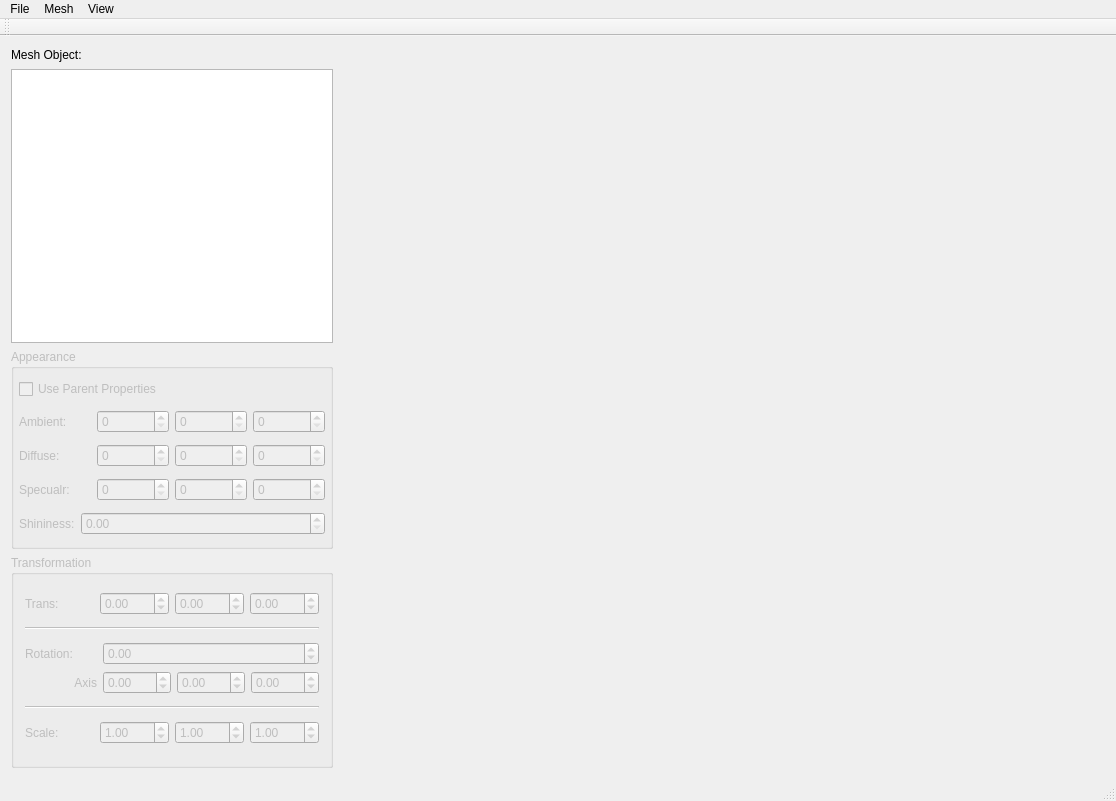
<?xml version="1.0" encoding="UTF-8"?>
<ui version="4.0">
 <class>ModelAgencyMainWindow</class>
 <widget class="QMainWindow" name="ModelAgencyMainWindow">
  <property name="geometry">
   <rect>
    <x>0</x>
    <y>0</y>
    <width>1116</width>
    <height>801</height>
   </rect>
  </property>
  <property name="minimumSize">
   <size>
    <width>1116</width>
    <height>801</height>
   </size>
  </property>
  <property name="windowTitle">
   <string>Model Agency</string>
  </property>
  <widget class="QWidget" name="centralWidget">
   <layout class="QHBoxLayout" name="horizontalLayout_4">
    <item>
     <layout class="QVBoxLayout" name="verticalLayout">
      <item>
       <widget class="QLabel" name="label">
        <property name="sizePolicy">
         <sizepolicy hsizetype="Fixed" vsizetype="Fixed">
          <horstretch>0</horstretch>
          <verstretch>0</verstretch>
         </sizepolicy>
        </property>
        <property name="minimumSize">
         <size>
          <width>83</width>
          <height>16</height>
         </size>
        </property>
        <property name="text">
         <string>Mesh Object:</string>
        </property>
        <property name="buddy">
         <cstring>treeView</cstring>
        </property>
       </widget>
      </item>
      <item>
       <widget class="QTreeView" name="treeView">
        <property name="sizePolicy">
         <sizepolicy hsizetype="Fixed" vsizetype="Expanding">
          <horstretch>0</horstretch>
          <verstretch>0</verstretch>
         </sizepolicy>
        </property>
        <property name="minimumSize">
         <size>
          <width>322</width>
          <height>273</height>
         </size>
        </property>
        <property name="maximumSize">
         <size>
          <width>322</width>
          <height>16777215</height>
         </size>
        </property>
       </widget>
      </item>
      <item>
       <widget class="QGroupBox" name="appearanceGroupBox">
        <property name="enabled">
         <bool>false</bool>
        </property>
        <property name="sizePolicy">
         <sizepolicy hsizetype="Fixed" vsizetype="Expanding">
          <horstretch>0</horstretch>
          <verstretch>0</verstretch>
         </sizepolicy>
        </property>
        <property name="minimumSize">
         <size>
          <width>322</width>
          <height>200</height>
         </size>
        </property>
        <property name="maximumSize">
         <size>
          <width>322</width>
          <height>200</height>
         </size>
        </property>
        <property name="title">
         <string>Appearance</string>
        </property>
        <layout class="QVBoxLayout" name="verticalLayout_3">
         <property name="leftMargin">
          <number>5</number>
         </property>
         <property name="topMargin">
          <number>5</number>
         </property>
         <property name="rightMargin">
          <number>5</number>
         </property>
         <property name="bottomMargin">
          <number>5</number>
         </property>
         <item>
          <widget class="QCheckBox" name="materialUseParentCheckBox">
           <property name="sizePolicy">
            <sizepolicy hsizetype="Minimum" vsizetype="Fixed">
             <horstretch>0</horstretch>
             <verstretch>0</verstretch>
            </sizepolicy>
           </property>
           <property name="text">
            <string>Use Parent Properties</string>
           </property>
          </widget>
         </item>
         <item>
          <layout class="QHBoxLayout" name="horizontalLayout_9">
           <item>
            <widget class="QLabel" name="label_7">
             <property name="text">
              <string>Ambient:</string>
             </property>
             <property name="buddy">
              <cstring>ambRSpinBox</cstring>
             </property>
            </widget>
           </item>
           <item>
            <widget class="QSpinBox" name="ambRSpinBox">
             <property name="toolTip">
              <string>Red component (0 - 255)</string>
             </property>
             <property name="maximum">
              <number>255</number>
             </property>
             <property name="value">
              <number>0</number>
             </property>
            </widget>
           </item>
           <item>
            <widget class="QSpinBox" name="ambGSpinBox">
             <property name="toolTip">
              <string>Green component (0 - 255)</string>
             </property>
             <property name="maximum">
              <number>255</number>
             </property>
             <property name="value">
              <number>0</number>
             </property>
            </widget>
           </item>
           <item>
            <widget class="QSpinBox" name="ambBSpinBox">
             <property name="toolTip">
              <string>Blue component (0 - 255)</string>
             </property>
             <property name="maximum">
              <number>255</number>
             </property>
             <property name="value">
              <number>0</number>
             </property>
            </widget>
           </item>
          </layout>
         </item>
         <item>
          <layout class="QHBoxLayout" name="horizontalLayout_3">
           <item>
            <widget class="QLabel" name="label_5">
             <property name="text">
              <string>Diffuse:</string>
             </property>
             <property name="buddy">
              <cstring>diffRSpinBox</cstring>
             </property>
            </widget>
           </item>
           <item>
            <widget class="QSpinBox" name="diffRSpinBox">
             <property name="toolTip">
              <string>Red component (0 - 255)</string>
             </property>
             <property name="maximum">
              <number>255</number>
             </property>
             <property name="value">
              <number>0</number>
             </property>
            </widget>
           </item>
           <item>
            <widget class="QSpinBox" name="diffGSpinBox">
             <property name="toolTip">
              <string>Green component (0 - 255)</string>
             </property>
             <property name="maximum">
              <number>255</number>
             </property>
             <property name="value">
              <number>0</number>
             </property>
            </widget>
           </item>
           <item>
            <widget class="QSpinBox" name="diffBSpinBox">
             <property name="toolTip">
              <string>Blue component (0 - 255)</string>
             </property>
             <property name="maximum">
              <number>255</number>
             </property>
             <property name="value">
              <number>0</number>
             </property>
            </widget>
           </item>
          </layout>
         </item>
         <item>
          <layout class="QHBoxLayout" name="horizontalLayout_8">
           <item>
            <widget class="QLabel" name="label_6">
             <property name="text">
              <string>Specualr:</string>
             </property>
             <property name="buddy">
              <cstring>specRSpinBox</cstring>
             </property>
            </widget>
           </item>
           <item>
            <widget class="QSpinBox" name="specRSpinBox">
             <property name="toolTip">
              <string>Red component (0 - 255)</string>
             </property>
             <property name="maximum">
              <number>255</number>
             </property>
             <property name="value">
              <number>0</number>
             </property>
            </widget>
           </item>
           <item>
            <widget class="QSpinBox" name="specGSpinBox">
             <property name="toolTip">
              <string>Green component (0 - 255)</string>
             </property>
             <property name="maximum">
              <number>255</number>
             </property>
             <property name="value">
              <number>0</number>
             </property>
            </widget>
           </item>
           <item>
            <widget class="QSpinBox" name="specBSpinBox">
             <property name="toolTip">
              <string>Blue component (0 - 255)</string>
             </property>
             <property name="maximum">
              <number>255</number>
             </property>
             <property name="value">
              <number>0</number>
             </property>
            </widget>
           </item>
          </layout>
         </item>
         <item>
          <layout class="QHBoxLayout" name="horizontalLayout_5">
           <item>
            <widget class="QLabel" name="label_2">
             <property name="sizePolicy">
              <sizepolicy hsizetype="Fixed" vsizetype="Preferred">
               <horstretch>0</horstretch>
               <verstretch>0</verstretch>
              </sizepolicy>
             </property>
             <property name="text">
              <string>Shininess:</string>
             </property>
             <property name="buddy">
              <cstring>shineSpinBox</cstring>
             </property>
            </widget>
           </item>
           <item>
            <widget class="QDoubleSpinBox" name="shineSpinBox">
             <property name="maximum">
              <double>2048.000000000000000</double>
             </property>
             <property name="singleStep">
              <double>0.100000000000000</double>
             </property>
             <property name="value">
              <double>0.000000000000000</double>
             </property>
            </widget>
           </item>
          </layout>
         </item>
        </layout>
       </widget>
      </item>
      <item>
       <widget class="QGroupBox" name="transformationGroupBox">
        <property name="enabled">
         <bool>false</bool>
        </property>
        <property name="sizePolicy">
         <sizepolicy hsizetype="Fixed" vsizetype="Fixed">
          <horstretch>0</horstretch>
          <verstretch>0</verstretch>
         </sizepolicy>
        </property>
        <property name="minimumSize">
         <size>
          <width>322</width>
          <height>213</height>
         </size>
        </property>
        <property name="maximumSize">
         <size>
          <width>322</width>
          <height>213</height>
         </size>
        </property>
        <property name="title">
         <string>Transformation</string>
        </property>
        <layout class="QVBoxLayout" name="verticalLayout_7">
         <item>
          <layout class="QHBoxLayout" name="horizontalLayout_7">
           <item>
            <widget class="QLabel" name="translationLabel">
             <property name="text">
              <string>Trans:</string>
             </property>
             <property name="buddy">
              <cstring>translationXSpinBox</cstring>
             </property>
            </widget>
           </item>
           <item>
            <widget class="QDoubleSpinBox" name="translationXSpinBox">
             <property name="minimum">
              <double>-999.990000000000009</double>
             </property>
             <property name="maximum">
              <double>999.990000000000009</double>
             </property>
             <property name="singleStep">
              <double>0.010000000000000</double>
             </property>
            </widget>
           </item>
           <item>
            <widget class="QDoubleSpinBox" name="translationYSpinBox">
             <property name="minimum">
              <double>-999.990000000000009</double>
             </property>
             <property name="maximum">
              <double>999.990000000000009</double>
             </property>
             <property name="singleStep">
              <double>0.010000000000000</double>
             </property>
            </widget>
           </item>
           <item>
            <widget class="QDoubleSpinBox" name="translationZSpinBox">
             <property name="minimum">
              <double>-999.990000000000009</double>
             </property>
             <property name="maximum">
              <double>999.990000000000009</double>
             </property>
             <property name="singleStep">
              <double>0.010000000000000</double>
             </property>
            </widget>
           </item>
          </layout>
         </item>
         <item>
          <widget class="Line" name="line">
           <property name="orientation">
            <enum>Qt::Horizontal</enum>
           </property>
          </widget>
         </item>
         <item>
          <layout class="QGridLayout" name="gridLayout">
           <item row="0" column="1">
            <widget class="QDoubleSpinBox" name="rotationAngleSpinBox">
             <property name="minimum">
              <double>-180.000000000000000</double>
             </property>
             <property name="maximum">
              <double>180.000000000000000</double>
             </property>
             <property name="singleStep">
              <double>1.000000000000000</double>
             </property>
            </widget>
           </item>
           <item row="1" column="0">
            <widget class="QLabel" name="rotPivotLabel">
             <property name="sizePolicy">
              <sizepolicy hsizetype="Expanding" vsizetype="Preferred">
               <horstretch>0</horstretch>
               <verstretch>0</verstretch>
              </sizepolicy>
             </property>
             <property name="text">
              <string>Axis</string>
             </property>
             <property name="alignment">
              <set>Qt::AlignRight|Qt::AlignTrailing|Qt::AlignVCenter</set>
             </property>
             <property name="buddy">
              <cstring>rotaiotnXSpinBox</cstring>
             </property>
            </widget>
           </item>
           <item row="1" column="1">
            <layout class="QHBoxLayout" name="horizontalLayout_2">
             <item>
              <widget class="QDoubleSpinBox" name="rotaiotnXSpinBox">
               <property name="minimum">
                <double>-999.990000000000009</double>
               </property>
               <property name="maximum">
                <double>999.990000000000009</double>
               </property>
               <property name="singleStep">
                <double>0.010000000000000</double>
               </property>
               <property name="value">
                <double>0.000000000000000</double>
               </property>
              </widget>
             </item>
             <item>
              <widget class="QDoubleSpinBox" name="rotaitonYSpinBox">
               <property name="minimum">
                <double>-999.990000000000009</double>
               </property>
               <property name="maximum">
                <double>999.990000000000009</double>
               </property>
               <property name="singleStep">
                <double>0.010000000000000</double>
               </property>
              </widget>
             </item>
             <item>
              <widget class="QDoubleSpinBox" name="rotaitonZSpinBox">
               <property name="minimum">
                <double>-999.990000000000009</double>
               </property>
               <property name="maximum">
                <double>999.990000000000009</double>
               </property>
               <property name="singleStep">
                <double>0.010000000000000</double>
               </property>
              </widget>
             </item>
            </layout>
           </item>
           <item row="0" column="0">
            <widget class="QLabel" name="rotationLabel">
             <property name="text">
              <string>Rotation:</string>
             </property>
             <property name="buddy">
              <cstring>rotationAngleSpinBox</cstring>
             </property>
            </widget>
           </item>
          </layout>
         </item>
         <item>
          <widget class="Line" name="line_2">
           <property name="orientation">
            <enum>Qt::Horizontal</enum>
           </property>
          </widget>
         </item>
         <item>
          <layout class="QHBoxLayout" name="horizontalLayout">
           <item>
            <widget class="QLabel" name="scaleLabel">
             <property name="text">
              <string>Scale:</string>
             </property>
             <property name="buddy">
              <cstring>scaleXSpinBox</cstring>
             </property>
            </widget>
           </item>
           <item>
            <widget class="QDoubleSpinBox" name="scaleXSpinBox">
             <property name="minimum">
              <double>-999.990000000000009</double>
             </property>
             <property name="maximum">
              <double>999.990000000000009</double>
             </property>
             <property name="singleStep">
              <double>0.010000000000000</double>
             </property>
             <property name="value">
              <double>1.000000000000000</double>
             </property>
            </widget>
           </item>
           <item>
            <widget class="QDoubleSpinBox" name="scaleYSpinBox">
             <property name="minimum">
              <double>-999.990000000000009</double>
             </property>
             <property name="maximum">
              <double>999.990000000000009</double>
             </property>
             <property name="singleStep">
              <double>0.010000000000000</double>
             </property>
             <property name="value">
              <double>1.000000000000000</double>
             </property>
            </widget>
           </item>
           <item>
            <widget class="QDoubleSpinBox" name="scaleZSpinBox">
             <property name="minimum">
              <double>-999.990000000000009</double>
             </property>
             <property name="maximum">
              <double>999.990000000000009</double>
             </property>
             <property name="singleStep">
              <double>0.010000000000000</double>
             </property>
             <property name="value">
              <double>1.000000000000000</double>
             </property>
            </widget>
           </item>
          </layout>
         </item>
        </layout>
       </widget>
      </item>
     </layout>
    </item>
    <item>
     <widget class="MeshGLWidget" name="mainGLWidget" native="true">
      <property name="sizePolicy">
       <sizepolicy hsizetype="Expanding" vsizetype="Expanding">
        <horstretch>0</horstretch>
        <verstretch>0</verstretch>
       </sizepolicy>
      </property>
      <property name="minimumSize">
       <size>
        <width>671</width>
        <height>681</height>
       </size>
      </property>
     </widget>
    </item>
   </layout>
  </widget>
  <widget class="QMenuBar" name="menuBar">
   <property name="geometry">
    <rect>
     <x>0</x>
     <y>0</y>
     <width>1116</width>
     <height>22</height>
    </rect>
   </property>
   <widget class="QMenu" name="menuFile">
    <property name="title">
     <string>File</string>
    </property>
    <addaction name="actionLoad_Object_from_File"/>
    <addaction name="actionSave_Object_to_File"/>
    <addaction name="separator"/>
    <addaction name="actionQuit"/>
   </widget>
   <widget class="QMenu" name="menuMesh">
    <property name="title">
     <string>Mesh</string>
    </property>
    <addaction name="actionCompute_Per_face_Normals"/>
    <addaction name="actionSmooth_all_Normals"/>
    <addaction name="separator"/>
    <addaction name="actionMake_Cube"/>
    <addaction name="actionMake_Cylinder"/>
    <addaction name="actionMake_Sphere"/>
    <addaction name="separator"/>
    <addaction name="actionMake_Sculpture"/>
    <addaction name="actionMake_Humanoid"/>
    <addaction name="separator"/>
    <addaction name="actionExtra_Credit_1"/>
    <addaction name="actionExtra_Credit_2"/>
   </widget>
   <widget class="QMenu" name="menuView">
    <property name="title">
     <string>View</string>
    </property>
    <addaction name="actionShow_Bounding_Box_and_Axies"/>
    <addaction name="actionShow_Vertex_Normals"/>
    <addaction name="separator"/>
    <addaction name="actionCycle_Wireframe_Mode"/>
    <addaction name="separator"/>
    <addaction name="actionNormal_Rendering_Mode"/>
    <addaction name="actionSolid_Color_Only_no_shade"/>
    <addaction name="actionVisualize_Normals_as_Color"/>
    <addaction name="actionVisualize_Texture_Coordinates_as_Color"/>
   </widget>
   <addaction name="menuFile"/>
   <addaction name="menuMesh"/>
   <addaction name="menuView"/>
  </widget>
  <widget class="QToolBar" name="mainToolBar">
   <attribute name="toolBarArea">
    <enum>TopToolBarArea</enum>
   </attribute>
   <attribute name="toolBarBreak">
    <bool>false</bool>
   </attribute>
  </widget>
  <widget class="QStatusBar" name="statusBar"/>
  <action name="actionQuit">
   <property name="text">
    <string>Quit</string>
   </property>
   <property name="toolTip">
    <string>Quit the Project</string>
   </property>
  </action>
  <action name="actionLoad_Object_from_File">
   <property name="text">
    <string>Load Object from File ...</string>
   </property>
   <property name="toolTip">
    <string>Load a mesh from an OBJ file.</string>
   </property>
  </action>
  <action name="actionSave_Object_to_File">
   <property name="text">
    <string>Save Object to File ...</string>
   </property>
   <property name="toolTip">
    <string>Save the current mesh object to an OBJ file.</string>
   </property>
  </action>
  <action name="actionMake_Cube">
   <property name="text">
    <string>Make Cube</string>
   </property>
   <property name="toolTip">
    <string>Make a cube mesh and add it to the GL Widget</string>
   </property>
  </action>
  <action name="actionMake_Sphere">
   <property name="text">
    <string>Make Sphere</string>
   </property>
   <property name="toolTip">
    <string>Make a sphere mesh and add it the GL Widget</string>
   </property>
  </action>
  <action name="actionMake_Cylinder">
   <property name="text">
    <string>Make Cylinder</string>
   </property>
   <property name="toolTip">
    <string>Make a cylinder mesh and add it to the GL widget</string>
   </property>
  </action>
  <action name="actionMake_Sculpture">
   <property name="text">
    <string>Make Sculpture</string>
   </property>
   <property name="toolTip">
    <string>Make the sculpture mesh and add it to the GL Widget</string>
   </property>
  </action>
  <action name="actionExtra_Credit_1">
   <property name="text">
    <string>Extra Credit 1</string>
   </property>
   <property name="toolTip">
    <string>Make the 1st extra credit mesh if it is implemented.</string>
   </property>
  </action>
  <action name="actionExtra_Credit_2">
   <property name="text">
    <string>Extra Credit 2</string>
   </property>
   <property name="toolTip">
    <string>Make the 2nd extra credit mesh if it is implemented.</string>
   </property>
  </action>
  <action name="actionMake_Humanoid">
   <property name="text">
    <string>Make Humanoid</string>
   </property>
   <property name="toolTip">
    <string>Create the humanoid mesh and add it to the GL Widget.</string>
   </property>
  </action>
  <action name="actionShow_Bounding_Box_and_Axies">
   <property name="checkable">
    <bool>true</bool>
   </property>
   <property name="text">
    <string>Show Bounding Box and Axies</string>
   </property>
  </action>
  <action name="actionCycle_Wireframe_Mode">
   <property name="text">
    <string>Cycle Wireframe Mode</string>
   </property>
  </action>
  <action name="actionShow_Vertex_Normals">
   <property name="checkable">
    <bool>true</bool>
   </property>
   <property name="text">
    <string>Show Vertex Normals</string>
   </property>
  </action>
  <action name="actionNormal_Rendering_Mode">
   <property name="checkable">
    <bool>true</bool>
   </property>
   <property name="checked">
    <bool>true</bool>
   </property>
   <property name="text">
    <string>Standard Rendering Mode</string>
   </property>
  </action>
  <action name="actionVisualize_Normals_as_Color">
   <property name="checkable">
    <bool>true</bool>
   </property>
   <property name="text">
    <string>Visualize Normals as Color</string>
   </property>
   <property name="toolTip">
    <string>Visualize Normals as Color</string>
   </property>
  </action>
  <action name="actionSolid_Color_Only_no_shade">
   <property name="checkable">
    <bool>true</bool>
   </property>
   <property name="text">
    <string>Solid Color Only (no shade)</string>
   </property>
  </action>
  <action name="actionVisualize_Texture_Coordinates_as_Color">
   <property name="checkable">
    <bool>true</bool>
   </property>
   <property name="text">
    <string>Visualize Texture Coordinates as Color</string>
   </property>
  </action>
  <action name="actionCompute_Per_face_Normals">
   <property name="text">
    <string>Compute Per-face Normals</string>
   </property>
  </action>
  <action name="actionSmooth_all_Normals">
   <property name="text">
    <string>Smooth all Normals</string>
   </property>
  </action>
 </widget>
 <layoutdefault spacing="6" margin="11"/>
 <customwidgets>
  <customwidget>
   <class>MeshGLWidget</class>
   <extends>QWidget</extends>
   <header>MeshGLWidget.h</header>
   <container>1</container>
  </customwidget>
 </customwidgets>
 <tabstops>
  <tabstop>treeView</tabstop>
  <tabstop>ambRSpinBox</tabstop>
  <tabstop>ambGSpinBox</tabstop>
  <tabstop>ambBSpinBox</tabstop>
  <tabstop>diffRSpinBox</tabstop>
  <tabstop>diffGSpinBox</tabstop>
  <tabstop>diffBSpinBox</tabstop>
  <tabstop>specRSpinBox</tabstop>
  <tabstop>specGSpinBox</tabstop>
  <tabstop>specBSpinBox</tabstop>
  <tabstop>shineSpinBox</tabstop>
  <tabstop>translationXSpinBox</tabstop>
  <tabstop>translationYSpinBox</tabstop>
  <tabstop>translationZSpinBox</tabstop>
  <tabstop>rotationAngleSpinBox</tabstop>
  <tabstop>rotaiotnXSpinBox</tabstop>
  <tabstop>rotaitonYSpinBox</tabstop>
  <tabstop>rotaitonZSpinBox</tabstop>
  <tabstop>scaleXSpinBox</tabstop>
  <tabstop>scaleYSpinBox</tabstop>
  <tabstop>scaleZSpinBox</tabstop>
 </tabstops>
 <resources/>
 <connections>
  <connection>
   <sender>translationXSpinBox</sender>
   <signal>valueChanged(double)</signal>
   <receiver>ModelAgencyMainWindow</receiver>
   <slot>syncTransformation()</slot>
   <hints>
    <hint type="sourcelabel">
     <x>100</x>
     <y>604</y>
    </hint>
    <hint type="destinationlabel">
     <x>7</x>
     <y>581</y>
    </hint>
   </hints>
  </connection>
  <connection>
   <sender>translationYSpinBox</sender>
   <signal>valueChanged(double)</signal>
   <receiver>ModelAgencyMainWindow</receiver>
   <slot>syncTransformation()</slot>
   <hints>
    <hint type="sourcelabel">
     <x>182</x>
     <y>605</y>
    </hint>
    <hint type="destinationlabel">
     <x>7</x>
     <y>568</y>
    </hint>
   </hints>
  </connection>
  <connection>
   <sender>translationZSpinBox</sender>
   <signal>valueChanged(double)</signal>
   <receiver>ModelAgencyMainWindow</receiver>
   <slot>syncTransformation()</slot>
   <hints>
    <hint type="sourcelabel">
     <x>264</x>
     <y>593</y>
    </hint>
    <hint type="destinationlabel">
     <x>6</x>
     <y>552</y>
    </hint>
   </hints>
  </connection>
  <connection>
   <sender>rotationAngleSpinBox</sender>
   <signal>valueChanged(double)</signal>
   <receiver>ModelAgencyMainWindow</receiver>
   <slot>syncTransformation()</slot>
   <hints>
    <hint type="sourcelabel">
     <x>130</x>
     <y>651</y>
    </hint>
    <hint type="destinationlabel">
     <x>7</x>
     <y>610</y>
    </hint>
   </hints>
  </connection>
  <connection>
   <sender>rotaiotnXSpinBox</sender>
   <signal>valueChanged(double)</signal>
   <receiver>ModelAgencyMainWindow</receiver>
   <slot>syncTransformation()</slot>
   <hints>
    <hint type="sourcelabel">
     <x>125</x>
     <y>686</y>
    </hint>
    <hint type="destinationlabel">
     <x>7</x>
     <y>638</y>
    </hint>
   </hints>
  </connection>
  <connection>
   <sender>rotaitonYSpinBox</sender>
   <signal>valueChanged(double)</signal>
   <receiver>ModelAgencyMainWindow</receiver>
   <slot>syncTransformation()</slot>
   <hints>
    <hint type="sourcelabel">
     <x>193</x>
     <y>683</y>
    </hint>
    <hint type="destinationlabel">
     <x>6</x>
     <y>666</y>
    </hint>
   </hints>
  </connection>
  <connection>
   <sender>rotaitonZSpinBox</sender>
   <signal>valueChanged(double)</signal>
   <receiver>ModelAgencyMainWindow</receiver>
   <slot>syncTransformation()</slot>
   <hints>
    <hint type="sourcelabel">
     <x>273</x>
     <y>684</y>
    </hint>
    <hint type="destinationlabel">
     <x>5</x>
     <y>693</y>
    </hint>
   </hints>
  </connection>
  <connection>
   <sender>scaleXSpinBox</sender>
   <signal>valueChanged(double)</signal>
   <receiver>ModelAgencyMainWindow</receiver>
   <slot>syncTransformation()</slot>
   <hints>
    <hint type="sourcelabel">
     <x>91</x>
     <y>740</y>
    </hint>
    <hint type="destinationlabel">
     <x>40</x>
     <y>738</y>
    </hint>
   </hints>
  </connection>
  <connection>
   <sender>scaleYSpinBox</sender>
   <signal>valueChanged(double)</signal>
   <receiver>ModelAgencyMainWindow</receiver>
   <slot>syncTransformation()</slot>
   <hints>
    <hint type="sourcelabel">
     <x>187</x>
     <y>742</y>
    </hint>
    <hint type="destinationlabel">
     <x>155</x>
     <y>739</y>
    </hint>
   </hints>
  </connection>
  <connection>
   <sender>scaleZSpinBox</sender>
   <signal>valueChanged(double)</signal>
   <receiver>ModelAgencyMainWindow</receiver>
   <slot>syncTransformation()</slot>
   <hints>
    <hint type="sourcelabel">
     <x>280</x>
     <y>737</y>
    </hint>
    <hint type="destinationlabel">
     <x>222</x>
     <y>738</y>
    </hint>
   </hints>
  </connection>
  <connection>
   <sender>ambRSpinBox</sender>
   <signal>valueChanged(int)</signal>
   <receiver>ModelAgencyMainWindow</receiver>
   <slot>syncMaterials()</slot>
   <hints>
    <hint type="sourcelabel">
     <x>119</x>
     <y>417</y>
    </hint>
    <hint type="destinationlabel">
     <x>5</x>
     <y>354</y>
    </hint>
   </hints>
  </connection>
  <connection>
   <sender>ambGSpinBox</sender>
   <signal>valueChanged(int)</signal>
   <receiver>ModelAgencyMainWindow</receiver>
   <slot>syncMaterials()</slot>
   <hints>
    <hint type="sourcelabel">
     <x>194</x>
     <y>417</y>
    </hint>
    <hint type="destinationlabel">
     <x>4</x>
     <y>380</y>
    </hint>
   </hints>
  </connection>
  <connection>
   <sender>ambBSpinBox</sender>
   <signal>valueChanged(int)</signal>
   <receiver>ModelAgencyMainWindow</receiver>
   <slot>syncMaterials()</slot>
   <hints>
    <hint type="sourcelabel">
     <x>288</x>
     <y>418</y>
    </hint>
    <hint type="destinationlabel">
     <x>7</x>
     <y>406</y>
    </hint>
   </hints>
  </connection>
  <connection>
   <sender>diffRSpinBox</sender>
   <signal>valueChanged(int)</signal>
   <receiver>ModelAgencyMainWindow</receiver>
   <slot>syncMaterials()</slot>
   <hints>
    <hint type="sourcelabel">
     <x>132</x>
     <y>455</y>
    </hint>
    <hint type="destinationlabel">
     <x>5</x>
     <y>436</y>
    </hint>
   </hints>
  </connection>
  <connection>
   <sender>diffGSpinBox</sender>
   <signal>valueChanged(int)</signal>
   <receiver>ModelAgencyMainWindow</receiver>
   <slot>syncMaterials()</slot>
   <hints>
    <hint type="sourcelabel">
     <x>200</x>
     <y>454</y>
    </hint>
    <hint type="destinationlabel">
     <x>6</x>
     <y>461</y>
    </hint>
   </hints>
  </connection>
  <connection>
   <sender>diffBSpinBox</sender>
   <signal>valueChanged(int)</signal>
   <receiver>ModelAgencyMainWindow</receiver>
   <slot>syncMaterials()</slot>
   <hints>
    <hint type="sourcelabel">
     <x>272</x>
     <y>460</y>
    </hint>
    <hint type="destinationlabel">
     <x>6</x>
     <y>488</y>
    </hint>
   </hints>
  </connection>
  <connection>
   <sender>specRSpinBox</sender>
   <signal>valueChanged(int)</signal>
   <receiver>ModelAgencyMainWindow</receiver>
   <slot>syncMaterials()</slot>
   <hints>
    <hint type="sourcelabel">
     <x>140</x>
     <y>487</y>
    </hint>
    <hint type="destinationlabel">
     <x>6</x>
     <y>515</y>
    </hint>
   </hints>
  </connection>
  <connection>
   <sender>specGSpinBox</sender>
   <signal>valueChanged(int)</signal>
   <receiver>ModelAgencyMainWindow</receiver>
   <slot>syncMaterials()</slot>
   <hints>
    <hint type="sourcelabel">
     <x>207</x>
     <y>494</y>
    </hint>
    <hint type="destinationlabel">
     <x>5</x>
     <y>314</y>
    </hint>
   </hints>
  </connection>
  <connection>
   <sender>specBSpinBox</sender>
   <signal>valueChanged(int)</signal>
   <receiver>ModelAgencyMainWindow</receiver>
   <slot>syncMaterials()</slot>
   <hints>
    <hint type="sourcelabel">
     <x>278</x>
     <y>491</y>
    </hint>
    <hint type="destinationlabel">
     <x>4</x>
     <y>284</y>
    </hint>
   </hints>
  </connection>
  <connection>
   <sender>shineSpinBox</sender>
   <signal>valueChanged(double)</signal>
   <receiver>ModelAgencyMainWindow</receiver>
   <slot>syncMaterials()</slot>
   <hints>
    <hint type="sourcelabel">
     <x>178</x>
     <y>528</y>
    </hint>
    <hint type="destinationlabel">
     <x>3</x>
     <y>247</y>
    </hint>
   </hints>
  </connection>
 </connections>
 <slots>
  <slot>updateCurrentShape()</slot>
  <slot>syncMaterials()</slot>
  <slot>syncTransformation()</slot>
 </slots>
</ui>
